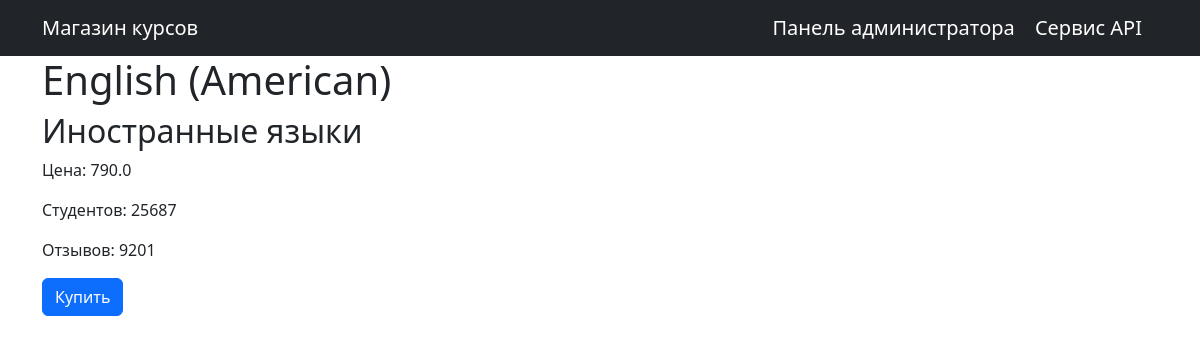
/course/3, run on the app's committed database.
### shop/models.py (models this page shows, shortened)
class Course(models.Model):
    class Meta:
        verbose_name = 'course'
        verbose_name_plural = 'courses'
    category = models.ForeignKey(Category, on_delete=models.CASCADE)
    created_at = models.DateTimeField(default=timezone.now)
    price = models.FloatField()
    review_quantity = models.IntegerField()
    student_quantity = models.IntegerField()
    title = models.CharField(max_length=256)

class Category(models.Model):
    class Meta:
        verbose_name = 'category'
        verbose_name_plural = 'categories'
    created_at = models.DateTimeField(default=timezone.now)
    title = models.CharField(max_length=128)
    def __str__(self):
        return self.title

### shop/views.py (the view)
# urls.py: path('course/<int:course_id>', views.single_course, name='single_course')
def single_course(request, course_id):
    course = get_object_or_404(Course, pk=course_id)
    return render(
        request=request,
        template_name='shop/single_course.html',
        context={'course': course}
    )

### templates/shop/single_course.html (shortened to what this page needs)
{% extends 'base.html' %}
{% block content %}
<h1>{{ course.title }}</h1>
<h2>{{ course.category }}</h2>
<p>Цена: {{ course.price }}</p>
<p>Студентов: {{ course.student_quantity }}</p>
<p>Отзывов: {{ course.review_quantity }}</p>
<button class="btn btn-primary">Купить</button>
{% endblock %}

### data on the page
Course: title "English (American)", category "Иностранные языки", price "790.0", student_quantity "25687", review_quantity "9201"
